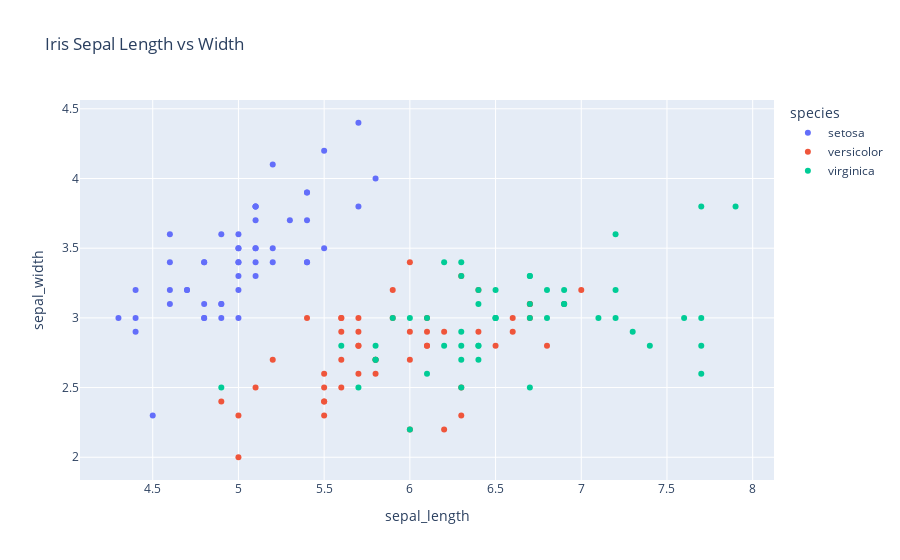

This figure's notebook cell:
### Code cell
# scatter plot as x scatter plot
fig = px.scatter(df, x="sepal_length", y="sepal_width", color="species", title="Iris Sepal Length vs Width")
fig.show()
# save the plot in png file
fig.write_image("plots/02_scatterplot.png")

### Figure 1 — Plotly figure (JSON) as saved in the notebook; plotly's stock layout.template omitted (floating-point values rounded to 4 significant figures)
{"data": [{"hovertemplate": "species=setosa<br>sepal_length=%{x}<br>sepal_width=%{y}<extra></extra>", "legendgroup": "setosa", "marker": {"color": "#636efa", "symbol": "circle"}, "mode": "markers", "name": "setosa", "orientation": "v", "showlegend": true, "type": "scatter", "x": [5.1, 4.9, 4.7, 4.6, 5.0, 5.4, 4.6, 5.0, 4.4, 4.9, 5.4, 4.8, 4.8, 4.3, 5.8, 5.7, 5.4, 5.1, 5.7, 5.1, 5.4, 5.1, 4.6, 5.1, 4.8, 5.0, 5.0, 5.2, 5.2, 4.7, 4.8, 5.4, 5.2, 5.5, 4.9, 5.0, 5.5, 4.9, 4.4, 5.1, 5.0, 4.5, 4.4, 5.0, 5.1, 4.8, 5.1, 4.6, 5.3, 5.0], "xaxis": "x", "y": [3.5, 3.0, 3.2, 3.1, 3.6, 3.9, 3.4, 3.4, 2.9, 3.1, 3.7, 3.4, 3.0, 3.0, 4.0, 4.4, 3.9, 3.5, 3.8, 3.8, 3.4, 3.7, 3.6, 3.3, 3.4, 3.0, 3.4, 3.5, 3.4, 3.2, 3.1, 3.4, 4.1, 4.2, 3.1, 3.2, 3.5, 3.6, 3.0, 3.4, 3.5, 2.3, 3.2, 3.5, 3.8, 3.0, 3.8, 3.2, 3.7, 3.3], "yaxis": "y"}, {"hovertemplate": "species=versicolor<br>sepal_length=%{x}<br>sepal_width=%{y}<extra></extra>", "legendgroup": "versicolor", "marker": {"color": "#EF553B", "symbol": "circle"}, "mode": "markers", "name": "versicolor", "orientation": "v", "showlegend": true, "type": "scatter", "x": [7.0, 6.4, 6.9, 5.5, 6.5, 5.7, 6.3, 4.9, 6.6, 5.2, 5.0, 5.9, 6.0, 6.1, 5.6, 6.7, 5.6, 5.8, 6.2, 5.6, 5.9, 6.1, 6.3, 6.1, 6.4, 6.6, 6.8, 6.7, 6.0, 5.7, 5.5, 5.5, 5.8, 6.0, 5.4, 6.0, 6.7, 6.3, 5.6, 5.5, 5.5, 6.1, 5.8, 5.0, 5.6, 5.7, 5.7, 6.2, 5.1, 5.7], "xaxis": "x", "y": [3.2, 3.2, 3.1, 2.3, 2.8, 2.8, 3.3, 2.4, 2.9, 2.7, 2.0, 3.0, 2.2, 2.9, 2.9, 3.1, 3.0, 2.7, 2.2, 2.5, 3.2, 2.8, 2.5, 2.8, 2.9, 3.0, 2.8, 3.0, 2.9, 2.6, 2.4, 2.4, 2.7, 2.7, 3.0, 3.4, 3.1, 2.3, 3.0, 2.5, 2.6, 3.0, 2.6, 2.3, 2.7, 3.0, 2.9, 2.9, 2.5, 2.8], "yaxis": "y"}, {"hovertemplate": "species=virginica<br>sepal_length=%{x}<br>sepal_width=%{y}<extra></extra>", "legendgroup": "virginica", "marker": {"color": "#00cc96", "symbol": "circle"}, "mode": "markers", "name": "virginica", "orientation": "v", "showlegend": true, "type": "scatter", "x": [6.3, 5.8, 7.1, 6.3, 6.5, 7.6, 4.9, 7.3, 6.7, 7.2, 6.5, 6.4, 6.8, 5.7, 5.8, 6.4, 6.5, 7.7, 7.7, 6.0, 6.9, 5.6, 7.7, 6.3, 6.7, 7.2, 6.2, 6.1, 6.4, 7.2, 7.4, 7.9, 6.4, 6.3, 6.1, 7.7, 6.3, 6.4, 6.0, 6.9, 6.7, 6.9, 5.8, 6.8, 6.7, 6.7, 6.3, 6.5, 6.2, 5.9], "xaxis": "x", "y": [3.3, 2.7, 3.0, 2.9, 3.0, 3.0, 2.5, 2.9, 2.5, 3.6, 3.2, 2.7, 3.0, 2.5, 2.8, 3.2, 3.0, 3.8, 2.6, 2.2, 3.2, 2.8, 2.8, 2.7, 3.3, 3.2, 2.8, 3.0, 2.8, 3.0, 2.8, 3.8, 2.8, 2.8, 2.6, 3.0, 3.4, 3.1, 3.0, 3.1, 3.1, 3.1, 2.7, 3.2, 3.3, 3.0, 2.5, 3.0, 3.4, 3.0], "yaxis": "y"}], "layout": {"legend": {"title": {"text": "species"}, "tracegroupgap": 0}, "title": {"text": "Iris Sepal Length vs Width"}, "xaxis": {"anchor": "y", "domain": [0, 1], "title": {"text": "sepal_length"}}, "yaxis": {"anchor": "x", "domain": [0, 1], "title": {"text": "sepal_width"}}}}
